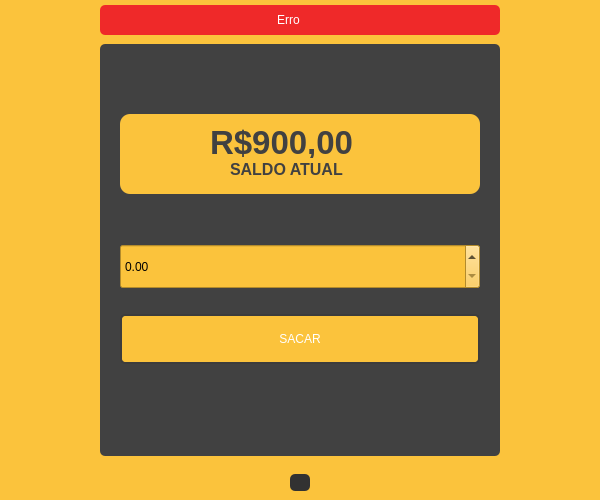
<?xml version="1.0" encoding="UTF-8"?>
<ui version="4.0">
 <class>MainWindow</class>
 <widget class="QMainWindow" name="MainWindow">
  <property name="geometry">
   <rect>
    <x>0</x>
    <y>0</y>
    <width>600</width>
    <height>500</height>
   </rect>
  </property>
  <property name="minimumSize">
   <size>
    <width>600</width>
    <height>500</height>
   </size>
  </property>
  <property name="windowTitle">
   <string>Sacar</string>
  </property>
  <property name="windowIcon">
   <iconset resource="file_rc.qrc">
    <normaloff>:/Icon/src/img/icon.ico</normaloff>:/Icon/src/img/icon.ico</iconset>
  </property>
  <property name="styleSheet">
   <string notr="true">background-color: rgb(251, 195, 60);</string>
  </property>
  <widget class="QWidget" name="centralwidget">
   <layout class="QVBoxLayout" name="verticalLayout">
    <property name="spacing">
     <number>0</number>
    </property>
    <property name="leftMargin">
     <number>0</number>
    </property>
    <property name="topMargin">
     <number>0</number>
    </property>
    <property name="rightMargin">
     <number>0</number>
    </property>
    <property name="bottomMargin">
     <number>0</number>
    </property>
    <item>
     <widget class="QFrame" name="frame_topbar">
      <property name="maximumSize">
       <size>
        <width>16777215</width>
        <height>35</height>
       </size>
      </property>
      <property name="styleSheet">
       <string notr="true"/>
      </property>
      <property name="frameShape">
       <enum>QFrame::NoFrame</enum>
      </property>
      <property name="frameShadow">
       <enum>QFrame::Raised</enum>
      </property>
      <layout class="QHBoxLayout" name="horizontalLayout_2">
       <property name="spacing">
        <number>0</number>
       </property>
       <property name="leftMargin">
        <number>0</number>
       </property>
       <property name="topMargin">
        <number>5</number>
       </property>
       <property name="rightMargin">
        <number>0</number>
       </property>
       <property name="bottomMargin">
        <number>0</number>
       </property>
       <item>
        <widget class="QFrame" name="frame_erro">
         <property name="maximumSize">
          <size>
           <width>400</width>
           <height>16777215</height>
          </size>
         </property>
         <property name="styleSheet">
          <string notr="true">background-color: rgb(239, 41, 41);
border-radius: 5px;

</string>
         </property>
         <property name="frameShape">
          <enum>QFrame::StyledPanel</enum>
         </property>
         <property name="frameShadow">
          <enum>QFrame::Raised</enum>
         </property>
         <layout class="QHBoxLayout" name="horizontalLayout_3">
          <property name="spacing">
           <number>3</number>
          </property>
          <property name="leftMargin">
           <number>10</number>
          </property>
          <property name="topMargin">
           <number>3</number>
          </property>
          <property name="rightMargin">
           <number>10</number>
          </property>
          <property name="bottomMargin">
           <number>3</number>
          </property>
          <item>
           <widget class="QLabel" name="label_erro">
            <property name="styleSheet">
             <string notr="true">color:white;</string>
            </property>
            <property name="text">
             <string>Erro</string>
            </property>
            <property name="alignment">
             <set>Qt::AlignCenter</set>
            </property>
           </widget>
          </item>
          <item>
           <widget class="QPushButton" name="btn_x">
            <property name="maximumSize">
             <size>
              <width>20</width>
              <height>20</height>
             </size>
            </property>
            <property name="styleSheet">
             <string notr="true">QPushButton{
	border-radius: 5px;
	background-image: url(:/Close_image/src/img/cil-x.png);
	background-position: center;
}

QPushButton:hover{
	color: rgb(238, 238, 236);
	background-color: rgb(50, 50, 50);
}

QPushButton:pressed{
	color: rgb(238, 238, 236);
	background-color: rgb(35, 35, 35);
}</string>
            </property>
            <property name="text">
             <string/>
            </property>
           </widget>
          </item>
         </layout>
        </widget>
       </item>
      </layout>
     </widget>
    </item>
    <item>
     <widget class="QFrame" name="frame_content">
      <property name="styleSheet">
       <string notr="true"/>
      </property>
      <property name="frameShape">
       <enum>QFrame::NoFrame</enum>
      </property>
      <property name="frameShadow">
       <enum>QFrame::Raised</enum>
      </property>
      <layout class="QHBoxLayout" name="horizontalLayout">
       <item>
        <widget class="QFrame" name="frame_center">
         <property name="minimumSize">
          <size>
           <width>0</width>
           <height>0</height>
          </size>
         </property>
         <property name="maximumSize">
          <size>
           <width>400</width>
           <height>500</height>
          </size>
         </property>
         <property name="styleSheet">
          <string notr="true">QFrame{
	background-color: rgb(65, 65, 65);
	border-radius: 5px;
}
</string>
         </property>
         <property name="frameShape">
          <enum>QFrame::NoFrame</enum>
         </property>
         <property name="frameShadow">
          <enum>QFrame::Raised</enum>
         </property>
         <widget class="QFrame" name="frame_logo">
          <property name="geometry">
           <rect>
            <x>20</x>
            <y>5</y>
            <width>360</width>
            <height>50</height>
           </rect>
          </property>
          <property name="styleSheet">
           <string notr="true">background-image: url(:/Logo_nav/src/img/logo_nav.png);
background-position: center;
background-repeat: no-repeat;
border: 0px;
border-radius: 5px;R</string>
          </property>
          <property name="frameShape">
           <enum>QFrame::StyledPanel</enum>
          </property>
          <property name="frameShadow">
           <enum>QFrame::Raised</enum>
          </property>
         </widget>
         <widget class="QFrame" name="frame_card">
          <property name="geometry">
           <rect>
            <x>20</x>
            <y>70</y>
            <width>360</width>
            <height>80</height>
           </rect>
          </property>
          <property name="styleSheet">
           <string notr="true">QFrame{
	background-color: rgb(251, 195, 60);
	border-radius: 10px;
}</string>
          </property>
          <property name="frameShape">
           <enum>QFrame::StyledPanel</enum>
          </property>
          <property name="frameShadow">
           <enum>QFrame::Raised</enum>
          </property>
          <widget class="QLabel" name="label_balance">
           <property name="geometry">
            <rect>
             <x>90</x>
             <y>13</y>
             <width>161</width>
             <height>31</height>
            </rect>
           </property>
           <property name="font">
            <font>
             <pointsize>25</pointsize>
             <weight>75</weight>
             <bold>true</bold>
            </font>
           </property>
           <property name="styleSheet">
            <string notr="true">color: rgb(65, 65, 65);</string>
           </property>
           <property name="text">
            <string>R$900,00</string>
           </property>
          </widget>
          <widget class="QLabel" name="label_balance_2">
           <property name="geometry">
            <rect>
             <x>110</x>
             <y>45</y>
             <width>115</width>
             <height>20</height>
            </rect>
           </property>
           <property name="font">
            <font>
             <pointsize>12</pointsize>
             <weight>75</weight>
             <bold>true</bold>
            </font>
           </property>
           <property name="styleSheet">
            <string notr="true">color: rgb(65, 65, 65);</string>
           </property>
           <property name="text">
            <string>SALDO ATUAL</string>
           </property>
          </widget>
         </widget>
         <widget class="QPushButton" name="btn_withdraw">
          <property name="geometry">
           <rect>
            <x>20</x>
            <y>270</y>
            <width>360</width>
            <height>50</height>
           </rect>
          </property>
          <property name="styleSheet">
           <string notr="true">QPushButton{
	background-color: rgb(251, 195, 60);
	border: 2px solid rgb(60,60,60);
	border-radius: 5px;
	color: white;
}
QPushButton:hover{
	background-color: rgb(60, 60, 60);
	border: 2px solid rgb(70,70,70);
	border-radius: 5px;
}

QPushButton:pressed{
	background-color: rgb(251, 195, 60);
	border: 2px solid rgb(255, 165, 24);
	border-radius: 5px;
	color: black;
}
</string>
          </property>
          <property name="text">
           <string>SACAR</string>
          </property>
         </widget>
         <widget class="QDoubleSpinBox" name="in_value">
          <property name="geometry">
           <rect>
            <x>20</x>
            <y>200</y>
            <width>360</width>
            <height>45</height>
           </rect>
          </property>
          <property name="decimals">
           <number>2</number>
          </property>
          <property name="maximum">
           <double>999.990000000000009</double>
          </property>
         </widget>
        </widget>
       </item>
      </layout>
     </widget>
    </item>
    <item>
     <widget class="QFrame" name="frame_bottom">
      <property name="maximumSize">
       <size>
        <width>16777215</width>
        <height>35</height>
       </size>
      </property>
      <property name="styleSheet">
       <string notr="true"/>
      </property>
      <property name="frameShape">
       <enum>QFrame::NoFrame</enum>
      </property>
      <property name="frameShadow">
       <enum>QFrame::Raised</enum>
      </property>
      <layout class="QHBoxLayout" name="horizontalLayout_4">
       <item>
        <widget class="QPushButton" name="btn_back">
         <property name="maximumSize">
          <size>
           <width>20</width>
           <height>20</height>
          </size>
         </property>
         <property name="styleSheet">
          <string notr="true">QPushButton{
	background-color: rgb(50, 50, 50);
	background-image: url(:/Back_image/src/img/back.png);
	border-radius: 5px;
	background-position: center;
}

QPushButton:hover{
	color: rgb(238, 238, 236);
	background-color: rgb(65, 65, 65);
}

QPushButton:pressed{
	color: rgb(238, 238, 236);
	background-color: rgb(35, 35, 35);
}</string>
         </property>
         <property name="text">
          <string/>
         </property>
        </widget>
       </item>
      </layout>
     </widget>
    </item>
   </layout>
  </widget>
  <widget class="QMenuBar" name="menubar">
   <property name="geometry">
    <rect>
     <x>0</x>
     <y>0</y>
     <width>600</width>
     <height>27</height>
    </rect>
   </property>
  </widget>
 </widget>
 <resources>
  <include location="file_rc.qrc"/>
 </resources>
 <connections/>
</ui>
